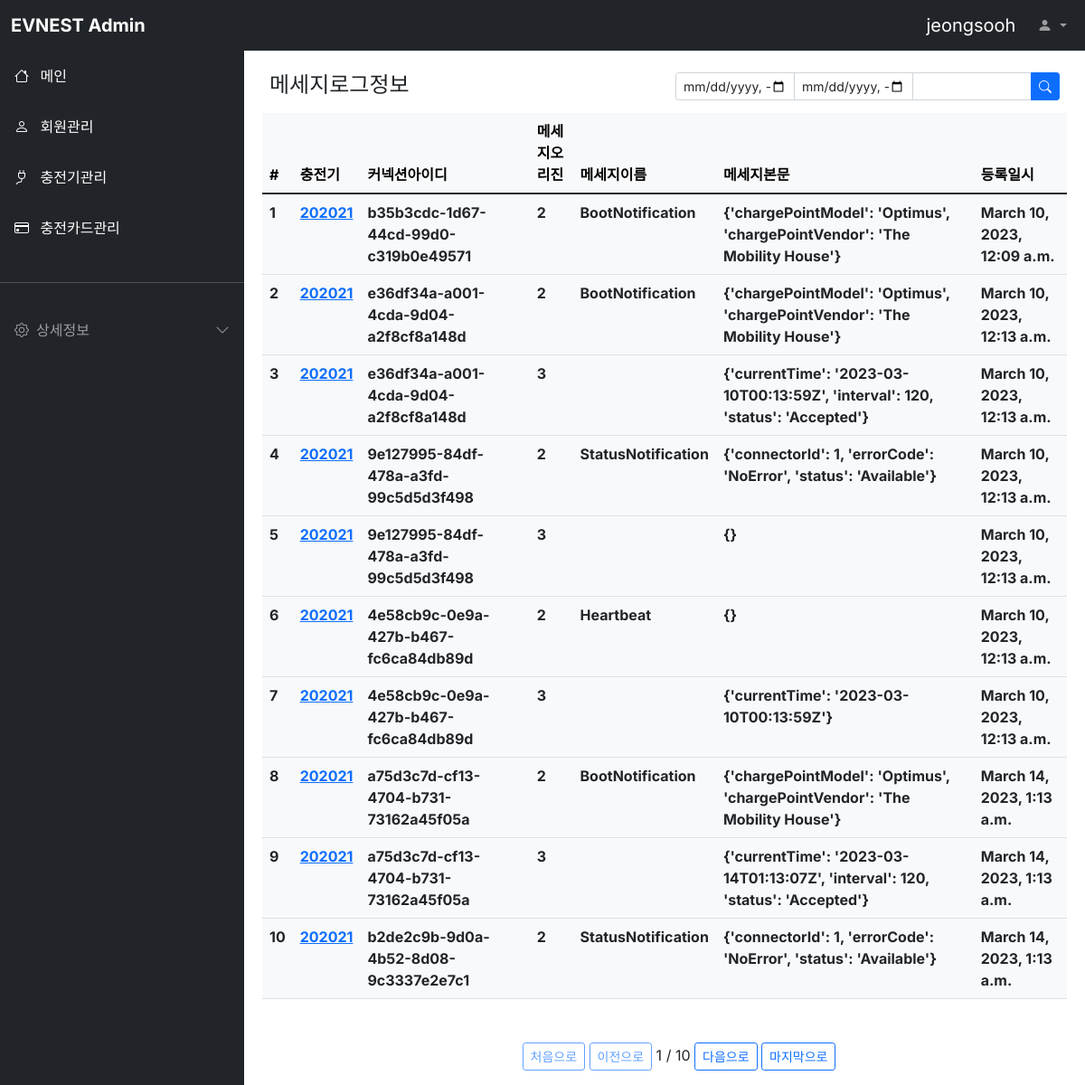
/ocpp16/ (signed in), run on the app's committed database.
### ocpp16/models.py (models this page shows, shortened)
class Ocpp16(models.Model):
    cpnumber = models.CharField(max_length=128,verbose_name='충전기번호')
    msg_direction = models.IntegerField(verbose_name='메시지오리진')
    msg_name = models.CharField(max_length=128, verbose_name='메시지이름')
    msg_content = models.TextField(verbose_name='메시지본문')
    connection_id = models.CharField(max_length=128,verbose_name='커넥션아이디')
    register_dttm = models.DateTimeField(auto_now_add=True,verbose_name='등록일시')
    class Meta:
        db_table = 'nevsp_ocpp16'
        verbose_name = '메시지정보'
        verbose_name_plural = '메시지정보'

### ocpp16/views.py (the view)
# urls.py: path('',Ocpp16List.as_view()),
class Ocpp16List(ListView):
    model = Ocpp16
    template_name = 'ocpp16.html'
    context_object_name = 'ocpp16List'
    paginate_by = 10
    queryset = Ocpp16.objects.all()
    def get_context_data(self, **kwargs):
        context = super().get_context_data(**kwargs)
        user_id = self.request.session['user']
        query = self.request.GET.get("q",None)
        page = self.request.GET.get('page')
        start_dttm = self.request.GET.get('start_dttm')
        end_dttm = self.request.GET.get('end_dttm')
        context['loginuser'] = user_id
        context['q'] = query
        context['page']=page
        context['start_dttm'] = start_dttm
        context['end_dttm'] =end_dttm
        return context
    def get_queryset(self) :
        queryset = Ocpp16.objects.all()
        query = self.request.GET.get("q",None)
        start_dttm = self.request.GET.get('start_dttm','')
        end_dttm = self.request.GET.get('end_dttm','')
        if query:
            queryset = queryset.filter(
                Q(cpnumber__icontains=query)
            )
        if start_dttm != '':
            start_dttm = datetime.strptime(start_dttm,"%Y-%m-%dT%H:%M")
        else :
            start_dttm = datetime(2000,1,1)
        if end_dttm != '':
            end_dttm = datetime.strptime(end_dttm,"%Y-%m-%dT%H:%M")
            end_dttm = end_dttm+timedelta(days=1)
        else :
            end_dttm = datetime.now()
        q = Q()
        q.add(Q(register_dttm__range=(start_dttm, end_dttm)),q.AND)
        queryset = queryset.filter(q)
        return queryset

### ocpp16/templates/ocpp16.html (shortened to what this page needs)
{% extends "base.html" %}
{% block contents %}
<div class="row mt-3 mx-3">
  <div class="col-md-6 fw-bold"><h4>메세지로그정보</h4></div>
  <div class="col-md-6 ">
        <form method="get" action="/ocpp16/">{% csrf_token %}
          <div class="input-group input-group-sm">
            <input type="datetime-local" class="form-control" name="start_dttm" id="start_dttm">
            <input type="datetime-local" class="form-control" name="end_dttm" id="end_dttm">
            <input type="text" class="form-control" name="q" placeholder="" aria-describedby="button-addon2">
            <button class="btn btn-primary" type="submit" id="button-addon2">
              <i class="bi bi-search"></i>
            </button>
          </div>
        </form>
      </div>
  </div>
<div class="row mt-2 mx-2">
  <div class="col-12">
    <table class="table table-light">
      <thead class="thead-light">
        <tr>
          <th scope="col">#</th>
          <th scope="col">충전기</th>
          <th scope="col">커넥션아이디</th>
          <th scope="col">메세지오리진</th>
          <th scope="col">메세지이름</th>
          <th scope="col">메세지본문</th>
          <th scope="col">등록일시</th>
        </tr>
      </thead>
      <tbody class="text-dark">
        {% for msgloginfo in ocpp16List %}
        <tr>
          <th scope="row">{{ msgloginfo.id }}</th>
          <th><a href="/charginginfo/{{ charginginfo.id }}">{{ msgloginfo.cpnumber }}</a></th>
          <th>{{ msgloginfo.connection_id }}</th>
          <th>{{ msgloginfo.msg_direction }}</th>
          <th>{{ msgloginfo.msg_name }}</th>
          <th>{{ msgloginfo.msg_content }}</th>
          <th>{{ msgloginfo.register_dttm }}</th>
        </tr>
        {% endfor %}
      </tbody>
    </table>
    <div class="pagination justify-content-center mt-5">
      <ul class="step-links">
        {% if page_obj.has_previous %}
        <a class="btn btn-sm btn-outline-primary" href="?page=1">처음으로</a>
        <a class="btn btn-sm btn-outline-primary" href="?page={{ page_obj.previous_page_number }}">이전으로</a>
        {% else %}
        <a class="btn btn-sm btn-outline-primary disabled" href="#">처음으로</a>
        <a class="btn btn-sm btn-outline-primary disabled" href="#">이전으로</a>
        {% endif %}
      <span class="current">
        {{ page_obj.number }} / {{ page_obj.paginator.num_pages }}
      </span>
        {% if page_obj.has_next %}
        <a class="btn btn-sm btn-outline-primary" href="?page={{ page_obj.next_page_number }}">다음으로</a>
        <a class="btn btn-sm btn-outline-primary" href="?page={{ page_obj.paginator.num_pages }}">마지막으로</a>
        {% else %}
        <a class="btn btn-sm btn-outline-primary disabled" href="#">다음으로</a>
        <a class="btn btn-sm btn-outline-primary disabled" href="#">마지막으로</a>
        {% endif %}
      </ul>
    </div>
  </div>
</div>
{% endblock %}

### static/style.css (style rules this page uses)
body, button { font-family: "Inter", sans-serif; }
@media (min-width: 992px) { body { overflow: auto !important; } }

### data on the page
Ocpp16: id "1", cpnumber "202021", connection_id "b35b3cdc-1d67-44cd-99d0-c319b0e49571", msg_direction "2", msg_name "BootNotification", msg_content "{'chargePointModel': 'Optimus', 'chargePointVendor': 'The Mobility House'}", register_dttm "March 10, 2023, 12:09 a.m."
Ocpp16: id "2", cpnumber "202021", connection_id "e36df34a-a001-4cda-9d04-a2f8cf8a148d", msg_direction "2", msg_name "BootNotification", msg_content "{'chargePointModel': 'Optimus', 'chargePointVendor': 'The Mobility House'}", register_dttm "March 10, 2023, 12:13 a.m."
Ocpp16: id "3", cpnumber "202021", connection_id "e36df34a-a001-4cda-9d04-a2f8cf8a148d", msg_direction "3", msg_content "{'currentTime': '2023-03-10T00:13:59Z', 'interval': 120, 'status': 'Accepted'}", register_dttm "March 10, 2023, 12:13 a.m."
Ocpp16: id "4", cpnumber "202021", connection_id "9e127995-84df-478a-a3fd-99c5d5d3f498", msg_direction "2", msg_name "StatusNotification", msg_content "{'connectorId': 1, 'errorCode': 'NoError', 'status': 'Available'}", register_dttm "March 10, 2023, 12:13 a.m."
Ocpp16: id "5", cpnumber "202021", connection_id "9e127995-84df-478a-a3fd-99c5d5d3f498", msg_direction "3", msg_content "{}", register_dttm "March 10, 2023, 12:13 a.m."
Ocpp16: id "6", cpnumber "202021", connection_id "4e58cb9c-0e9a-427b-b467-fc6ca84db89d", msg_direction "2", msg_name "Heartbeat", msg_content "{}", register_dttm "March 10, 2023, 12:13 a.m."
Ocpp16: id "7", cpnumber "202021", connection_id "4e58cb9c-0e9a-427b-b467-fc6ca84db89d", msg_direction "3", msg_content "{'currentTime': '2023-03-10T00:13:59Z'}", register_dttm "March 10, 2023, 12:13 a.m."
Ocpp16: id "8", cpnumber "202021", connection_id "a75d3c7d-cf13-4704-b731-73162a45f05a", msg_direction "2", msg_name "BootNotification", msg_content "{'chargePointModel': 'Optimus', 'chargePointVendor': 'The Mobility House'}", register_dttm "March 14, 2023, 1:13 a.m."
Ocpp16: id "9", cpnumber "202021", connection_id "a75d3c7d-cf13-4704-b731-73162a45f05a", msg_direction "3", msg_content "{'currentTime': '2023-03-14T01:13:07Z', 'interval': 120, 'status': 'Accepted'}", register_dttm "March 14, 2023, 1:13 a.m."
Ocpp16: id "10", cpnumber "202021", connection_id "b2de2c9b-9d0a-4b52-8d08-9c3337e2e7c1", msg_direction "2", msg_name "StatusNotification", msg_content "{'connectorId': 1, 'errorCode': 'NoError', 'status': 'Available'}", register_dttm "March 14, 2023, 1:13 a.m."

### other printed values
{{ loginuser }} "jeongsooh"
{{ page_obj.number }} "1"
{{ page_obj.paginator.num_pages }} "10"
